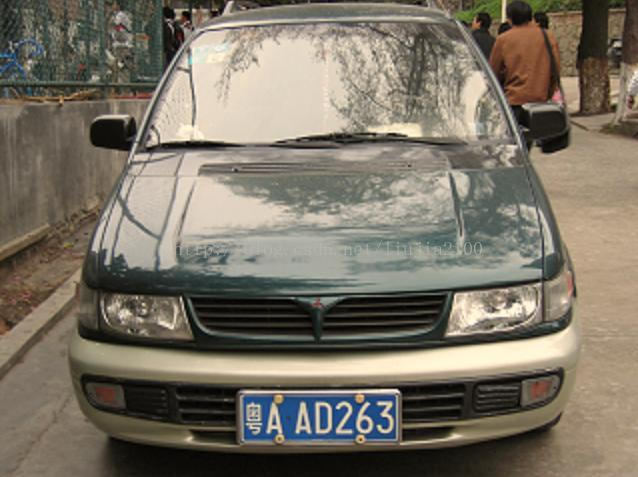
#> input picture testImages/1.jpg, 638 x 477 px; its folder holds only this picture in this run
$ python -i charsSegment.py   (imports and definitions only)   (older library calls are emulated)
#> lines starting #> are read from the running program, lines starting #| are printed output that depends on the picture; after the words box and inside, x2 and y2 are one past the last pixel; in counts of white or black regions, pixels touching at a corner belong together
#基于轮廓的车牌字符分割
#  首先对车牌图像进行预处理，转换为二值图像并除去铆钉
#  然后对图像取轮廓，对轮廓取最小外接矩形，选取大小、位置适合的矩形即为字符
#  对于中文字符，有时要单独处理

import cv2
import numpy as np

__JumpNum=9
__charHigh=15
__charWidth=3
__maxLeft=10
__maxRight=130
__LeftMove=1.15
__charNum=6#除中文字符外还有6个字符

def setJumpNum(num):
    global __JumpNum
    __JumpNum = num

def setcharHigh(high):
    global __charHigh
    __charHigh= high

def setcharWidth(width):
    global __charWidth
    __charWidth=width

def setmaxLeft(left):
    global __maxLeft
    __maxLeft = left

def setmaxRight(right):
    global __maxRight
    __maxRight = right

def setLeftMove(move):
    global __LeftMove
    __LeftMove = move


# 灰度化
# 将图片转换为灰度图,为接下来的二值化作准备
def ImageGrey(src):
    grey = cv2.cvtColor(src, cv2.COLOR_RGB2GRAY)
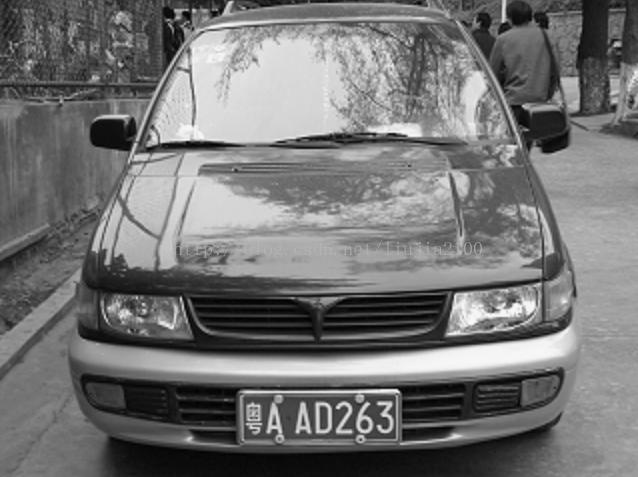
#> grey: shape (477, 638); min 0, max 252, mean 115.8
    return grey


# 二值化
# 将灰度图片进行二值化处理,以便对字符进行提取
# 此处二值化用的是opencv的Otsu'二值化
# 对蓝色车牌识别采用的参数为：cv2.THRESH_OTSU +cv2.THRESH_BINARY
# 对黄色车牌识别用参数cv2.THRESH_BINARY_INV代替cv2.THRESH_BINARY
# 当黑色的方块数目小于一半时，判断为黄色车牌
def ImageThreshold(grey):
    ret, dst = cv2.threshold(grey, 0, 255, cv2.THRESH_OTSU + cv2.THRESH_BINARY)
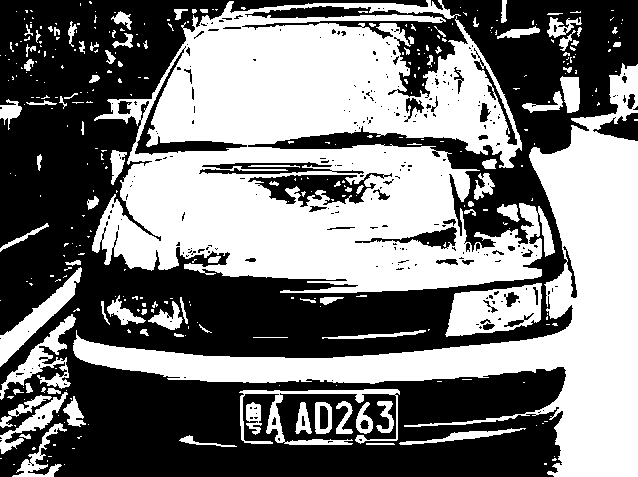
#> dst: shape (477, 638); 48.1% white; 348 white regions (256 under 20 px), largest, box (x1, y1, x2, y2) and area: (92, 0, 555, 293) 81312, (73, 63, 638, 477) 43089, (445, 283, 542, 337) 3339
#> ret = 117
#> (the run stopped early here; a loop or call above may not have finished)
